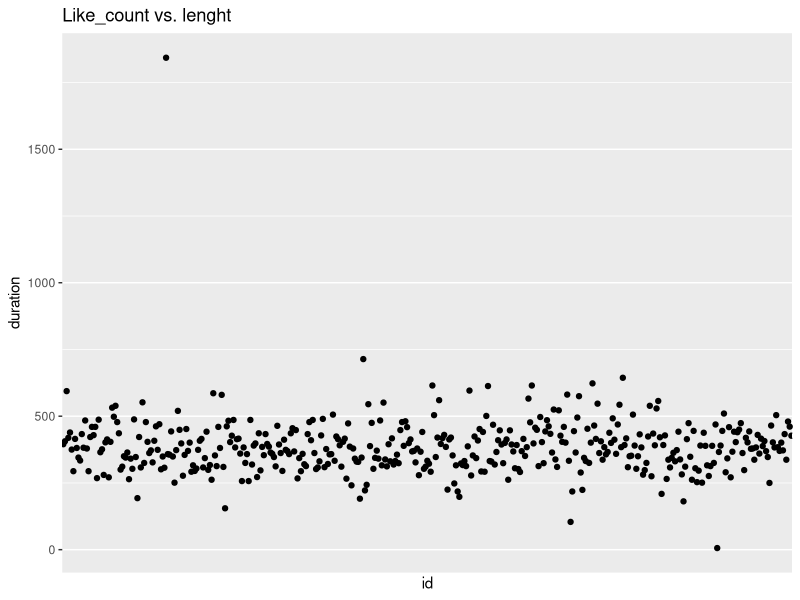
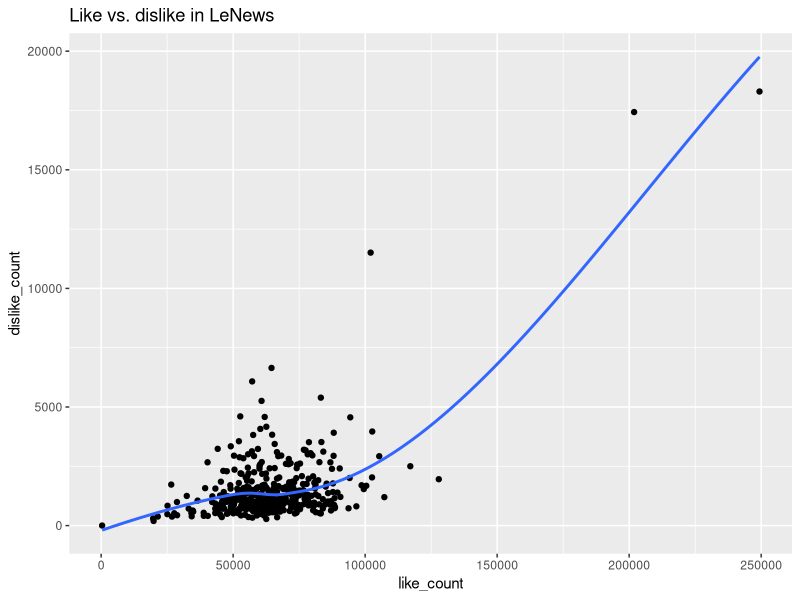

Here is the R script that generated these plots, in order:
## ---- chunk 1
mydata <- read.csv("lenews.csv")
mydata
## ---- chunk 2
#library(tidyr)
#library(dplyr)

pattern <- "(http[^[:space:]]+)"
m <- gregexpr(pattern, mydata$description)
urls <- regmatches(mydata$description, m)

#count_urls <- lapply(urls,length)

unique_urls <- unique(unlist(urls))

URL_parts <- function(x) {
    m <- regexec("^(([^:]+)://)?([^:/]+)(:([0-9]+))?(/.*)", x)
    parts <- do.call(rbind,
                     lapply(regmatches(x, m), `[`, c(3L, 4L, 6L, 7L)))
    colnames(parts) <- c("protocol","host","port","path")
    parts
}

URL_parts(unique_urls)

## ---- chunk 3
library(ggplot2)

ggplot(data = mydata) + 
  geom_point(mapping = aes(x = id, y = duration)) +
  labs(title = "Like_count vs. lenght") + 
  scale_x_discrete(breaks=NULL)
## ---- chunk 4
ggplot(data = mydata, aes(x = like_count, y = dislike_count)) + 
  geom_point() +
  geom_smooth(se = FALSE) +
  labs(title = "Like vs. dislike in LeNews")
